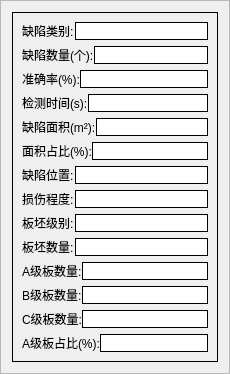
           <widget class="QFrame" name="frame_8">
            <property name="frameShape">
             <enum>QFrame::StyledPanel</enum>
            </property>
            <property name="frameShadow">
             <enum>QFrame::Raised</enum>
            </property>
            <layout class="QVBoxLayout" name="verticalLayout_6" stretch="4">
             <property name="spacing">
              <number>6</number>
             </property>
             <item>
              <widget class="QFrame" name="frame_14">
               <property name="styleSheet">
                <string notr="true">border:1px solid black;</string>
               </property>
               <property name="frameShape">
                <enum>QFrame::StyledPanel</enum>
               </property>
               <property name="frameShadow">
                <enum>QFrame::Raised</enum>
               </property>
               <layout class="QVBoxLayout" name="verticalLayout_10" stretch="1,1,1,1,1,1,1,1,1,1,1,1,1,1">
                <item>
                 <widget class="QFrame" name="frame_16">
                  <property name="styleSheet">
                   <string notr="true">border:none;</string>
                  </property>
                  <property name="frameShape">
                   <enum>QFrame::StyledPanel</enum>
                  </property>
                  <property name="frameShadow">
                   <enum>QFrame::Raised</enum>
                  </property>
                  <layout class="QHBoxLayout" name="horizontalLayout_6" stretch="2,5">
                   <property name="spacing">
                    <number>0</number>
                   </property>
                   <property name="leftMargin">
                    <number>0</number>
                   </property>
                   <property name="topMargin">
                    <number>0</number>
                   </property>
                   <property name="rightMargin">
                    <number>0</number>
                   </property>
                   <property name="bottomMargin">
                    <number>0</number>
                   </property>
                   <item>
                    <widget class="QLabel" name="label_6">
                     <property name="styleSheet">
                      <string notr="true"/>
                     </property>
                     <property name="text">
                      <string>缺陷类别:</string>
                     </property>
                    </widget>
                   </item>
                   <item>
                    <widget class="QLineEdit" name="lineEdit">
                     <property name="sizePolicy">
                      <sizepolicy hsizetype="Preferred" vsizetype="Preferred">
                       <horstretch>0</horstretch>
                       <verstretch>0</verstretch>
                      </sizepolicy>
                     </property>
                     <property name="styleSheet">
                      <string notr="true">border:1px solid black;
background-color:rgb(255, 255, 255);</string>
                     </property>
                    </widget>
                   </item>
                  </layout>
                 </widget>
                </item>
                <item>
                 <widget class="QFrame" name="frame_17">
                  <property name="styleSheet">
                   <string notr="true">border:none;</string>
                  </property>
                  <property name="frameShape">
                   <enum>QFrame::StyledPanel</enum>
                  </property>
                  <property name="frameShadow">
                   <enum>QFrame::Raised</enum>
                  </property>
                  <layout class="QHBoxLayout" name="horizontalLayout_7" stretch="2,5">
                   <property name="spacing">
                    <number>0</number>
                   </property>
                   <property name="leftMargin">
                    <number>0</number>
                   </property>
                   <property name="topMargin">
                    <number>0</number>
                   </property>
                   <property name="rightMargin">
                    <number>0</number>
                   </property>
                   <property name="bottomMargin">
                    <number>0</number>
                   </property>
                   <item>
                    <widget class="QLabel" name="label_7">
                     <property name="styleSheet">
                      <string notr="true"/>
                     </property>
                     <property name="text">
                      <string>缺陷数量(个):</string>
                     </property>
                    </widget>
                   </item>
                   <item>
                    <widget class="QLineEdit" name="lineEdit_2">
                     <property name="sizePolicy">
                      <sizepolicy hsizetype="Preferred" vsizetype="Preferred">
                       <horstretch>0</horstretch>
                       <verstretch>0</verstretch>
                      </sizepolicy>
                     </property>
                     <property name="styleSheet">
                      <string notr="true">background-color:rgb(255, 255, 255);
border:1px solid black;</string>
                     </property>
                    </widget>
                   </item>
                  </layout>
                 </widget>
                </item>
                <item>
                 <widget class="QFrame" name="frame_18">
                  <property name="styleSheet">
                   <string notr="true">border:none;</string>
                  </property>
                  <property name="frameShape">
                   <enum>QFrame::StyledPanel</enum>
                  </property>
                  <property name="frameShadow">
                   <enum>QFrame::Raised</enum>
                  </property>
                  <layout class="QHBoxLayout" name="horizontalLayout_8" stretch="2,5">
                   <property name="spacing">
                    <number>0</number>
                   </property>
                   <property name="leftMargin">
                    <number>0</number>
                   </property>
                   <property name="topMargin">
                    <number>0</number>
                   </property>
                   <property name="rightMargin">
                    <number>0</number>
                   </property>
                   <property name="bottomMargin">
                    <number>0</number>
                   </property>
                   <item>
                    <widget class="QLabel" name="label_8">
                     <property name="styleSheet">
                      <string notr="true"/>
                     </property>
                     <property name="text">
                      <string>准确率(%):</string>
                     </property>
                    </widget>
                   </item>
                   <item>
                    <widget class="QLineEdit" name="lineEdit_3">
                     <property name="sizePolicy">
                      <sizepolicy hsizetype="Preferred" vsizetype="Preferred">
                       <horstretch>0</horstretch>
                       <verstretch>0</verstretch>
                      </sizepolicy>
                     </property>
                     <property name="styleSheet">
                      <string notr="true">border:1px solid black;
background-color:rgb(255, 255, 255);</string>
                     </property>
                    </widget>
                   </item>
                  </layout>
                 </widget>
                </item>
                <item>
                 <widget class="QFrame" name="frame_19">
                  <property name="styleSheet">
                   <string notr="true">border:none;</string>
                  </property>
                  <property name="frameShape">
                   <enum>QFrame::StyledPanel</enum>
                  </property>
                  <property name="frameShadow">
                   <enum>QFrame::Raised</enum>
                  </property>
                  <layout class="QHBoxLayout" name="horizontalLayout_9" stretch="2,5">
                   <property name="spacing">
                    <number>0</number>
                   </property>
                   <property name="leftMargin">
                    <number>0</number>
                   </property>
                   <property name="topMargin">
                    <number>0</number>
                   </property>
                   <property name="rightMargin">
                    <number>0</number>
                   </property>
                   <property name="bottomMargin">
                    <number>0</number>
                   </property>
                   <item>
                    <widget class="QLabel" name="label_9">
                     <property name="styleSheet">
                      <string notr="true"/>
                     </property>
                     <property name="text">
                      <string>检测时间(s):</string>
                     </property>
                    </widget>
                   </item>
                   <item>
                    <widget class="QLineEdit" name="lineEdit_4">
                     <property name="sizePolicy">
                      <sizepolicy hsizetype="Preferred" vsizetype="Preferred">
                       <horstretch>0</horstretch>
                       <verstretch>0</verstretch>
                      </sizepolicy>
                     </property>
                     <property name="styleSheet">
                      <string notr="true">border:1px solid black;
background-color:rgb(255, 255, 255);</string>
                     </property>
                    </widget>
                   </item>
                  </layout>
                 </widget>
                </item>
                <item>
                 <widget class="QFrame" name="frame_34">
                  <property name="styleSheet">
                   <string notr="true">border:none;</string>
                  </property>
                  <property name="frameShape">
                   <enum>QFrame::StyledPanel</enum>
                  </property>
                  <property name="frameShadow">
                   <enum>QFrame::Raised</enum>
                  </property>
                  <layout class="QHBoxLayout" name="horizontalLayout_25" stretch="2,5">
                   <property name="spacing">
                    <number>0</number>
                   </property>
                   <property name="leftMargin">
                    <number>0</number>
                   </property>
                   <property name="topMargin">
                    <number>0</number>
                   </property>
                   <property name="rightMargin">
                    <number>0</number>
                   </property>
                   <property name="bottomMargin">
                    <number>0</number>
                   </property>
                   <item>
                    <widget class="QLabel" name="label_24">
                     <property name="styleSheet">
                      <string notr="true"/>
                     </property>
                     <property name="text">
                      <string>缺陷面积(m²):</string>
                     </property>
                    </widget>
                   </item>
                   <item>
                    <widget class="QLineEdit" name="lineEdit_19">
                     <property name="sizePolicy">
                      <sizepolicy hsizetype="Preferred" vsizetype="Preferred">
                       <horstretch>0</horstretch>
                       <verstretch>0</verstretch>
                      </sizepolicy>
                     </property>
                     <property name="styleSheet">
                      <string notr="true">border:1px solid black;
background-color:rgb(255, 255, 255);</string>
                     </property>
                    </widget>
                   </item>
                  </layout>
                 </widget>
                </item>
                <item>
                 <widget class="QFrame" name="frame_33">
                  <property name="styleSheet">
                   <string notr="true">border:none;</string>
                  </property>
                  <property name="frameShape">
                   <enum>QFrame::StyledPanel</enum>
                  </property>
                  <property name="frameShadow">
                   <enum>QFrame::Raised</enum>
                  </property>
                  <layout class="QHBoxLayout" name="horizontalLayout_24" stretch="2,5">
                   <property name="spacing">
                    <number>0</number>
                   </property>
                   <property name="leftMargin">
                    <number>0</number>
                   </property>
                   <property name="topMargin">
                    <number>0</number>
                   </property>
                   <property name="rightMargin">
                    <number>0</number>
                   </property>
                   <property name="bottomMargin">
                    <number>0</number>
                   </property>
                   <item>
                    <widget class="QLabel" name="label_23">
                     <property name="styleSheet">
                      <string notr="true"/>
                     </property>
                     <property name="text">
                      <string>面积占比(%):</string>
                     </property>
                    </widget>
                   </item>
                   <item>
                    <widget class="QLineEdit" name="lineEdit_18">
                     <property name="sizePolicy">
                      <sizepolicy hsizetype="Preferred" vsizetype="Preferred">
                       <horstretch>0</horstretch>
                       <verstretch>0</verstretch>
                      </sizepolicy>
                     </property>
                     <property name="styleSheet">
                      <string notr="true">border:1px solid black;
background-color:rgb(255, 255, 255);</string>
                     </property>
                    </widget>
                   </item>
                  </layout>
                 </widget>
                </item>
                <item>
                 <widget class="QFrame" name="frame_32">
                  <property name="styleSheet">
                   <string notr="true">border:none;</string>
                  </property>
                  <property name="frameShape">
                   <enum>QFrame::StyledPanel</enum>
                  </property>
                  <property name="frameShadow">
                   <enum>QFrame::Raised</enum>
                  </property>
                  <layout class="QHBoxLayout" name="horizontalLayout_23" stretch="2,5">
                   <property name="spacing">
                    <number>0</number>
                   </property>
                   <property name="leftMargin">
                    <number>0</number>
                   </property>
                   <property name="topMargin">
                    <number>0</number>
                   </property>
                   <property name="rightMargin">
                    <number>0</number>
                   </property>
                   <property name="bottomMargin">
                    <number>0</number>
                   </property>
                   <item>
                    <widget class="QLabel" name="label_22">
                     <property name="styleSheet">
                      <string notr="true"/>
                     </property>
                     <property name="text">
                      <string>缺陷位置:</string>
                     </property>
                    </widget>
                   </item>
                   <item>
                    <widget class="QLineEdit" name="lineEdit_17">
                     <property name="sizePolicy">
                      <sizepolicy hsizetype="Preferred" vsizetype="Preferred">
                       <horstretch>0</horstretch>
                       <verstretch>0</verstretch>
                      </sizepolicy>
                     </property>
                     <property name="styleSheet">
                      <string notr="true">border:1px solid black;
background-color:rgb(255, 255, 255);</string>
                     </property>
                    </widget>
                   </item>
                  </layout>
                 </widget>
                </item>
                <item>
                 <widget class="QFrame" name="frame_31">
                  <property name="styleSheet">
                   <string notr="true">border:none;</string>
                  </property>
                  <property name="frameShape">
                   <enum>QFrame::StyledPanel</enum>
                  </property>
                  <property name="frameShadow">
                   <enum>QFrame::Raised</enum>
                  </property>
                  <layout class="QHBoxLayout" name="horizontalLayout_22" stretch="2,5">
                   <property name="spacing">
                    <number>0</number>
                   </property>
                   <property name="leftMargin">
                    <number>0</number>
                   </property>
                   <property name="topMargin">
                    <number>0</number>
                   </property>
                   <property name="rightMargin">
                    <number>0</number>
                   </property>
                   <property name="bottomMargin">
                    <number>0</number>
                   </property>
                   <item>
                    <widget class="QLabel" name="label_21">
                     <property name="styleSheet">
                      <string notr="true"/>
                     </property>
                     <property name="text">
                      <string>损伤程度:</string>
                     </property>
                    </widget>
                   </item>
                   <item>
                    <widget class="QLineEdit" name="lineEdit_16">
                     <property name="sizePolicy">
                      <sizepolicy hsizetype="Preferred" vsizetype="Preferred">
                       <horstretch>0</horstretch>
                       <verstretch>0</verstretch>
                      </sizepolicy>
                     </property>
                     <property name="styleSheet">
                      <string notr="true">border:1px solid black;
background-color:rgb(255, 255, 255);</string>
                     </property>
                    </widget>
                   </item>
                  </layout>
                 </widget>
                </item>
                <item>
                 <widget class="QFrame" name="frame_30">
                  <property name="styleSheet">
                   <string notr="true">border:none;</string>
                  </property>
                  <property name="frameShape">
                   <enum>QFrame::StyledPanel</enum>
                  </property>
                  <property name="frameShadow">
                   <enum>QFrame::Raised</enum>
                  </property>
                  <layout class="QHBoxLayout" name="horizontalLayout_21" stretch="2,5">
                   <property name="spacing">
                    <number>0</number>
                   </property>
                   <property name="leftMargin">
                    <number>0</number>
                   </property>
                   <property name="topMargin">
                    <number>0</number>
                   </property>
                   <property name="rightMargin">
                    <number>0</number>
                   </property>
                   <property name="bottomMargin">
                    <number>0</number>
                   </property>
                   <item>
                    <widget class="QLabel" name="label_20">
                     <property name="styleSheet">
                      <string notr="true"/>
                     </property>
                     <property name="text">
                      <string>板坯级别:</string>
                     </property>
                    </widget>
                   </item>
                   <item>
                    <widget class="QLineEdit" name="lineEdit_15">
                     <property name="sizePolicy">
                      <sizepolicy hsizetype="Preferred" vsizetype="Preferred">
                       <horstretch>0</horstretch>
                       <verstretch>0</verstretch>
                      </sizepolicy>
                     </property>
                     <property name="styleSheet">
                      <string notr="true">border:1px solid black;
background-color:rgb(255, 255, 255);</string>
                     </property>
                    </widget>
                   </item>
                  </layout>
                 </widget>
                </item>
                <item>
                 <widget class="QFrame" name="frame_29">
                  <property name="styleSheet">
                   <string notr="true">border:none;</string>
                  </property>
                  <property name="frameShape">
                   <enum>QFrame::StyledPanel</enum>
                  </property>
                  <property name="frameShadow">
                   <enum>QFrame::Raised</enum>
                  </property>
                  <layout class="QHBoxLayout" name="horizontalLayout_20" stretch="2,5">
                   <property name="spacing">
                    <number>0</number>
                   </property>
                   <property name="leftMargin">
                    <number>0</number>
                   </property>
                   <property name="topMargin">
                    <number>0</number>
                   </property>
                   <property name="rightMargin">
                    <number>0</number>
                   </property>
                   <property name="bottomMargin">
                    <number>0</number>
                   </property>
                   <item>
                    <widget class="QLabel" name="label_19">
                     <property name="styleSheet">
                      <string notr="true"/>
                     </property>
                     <property name="text">
                      <string>板坯数量:</string>
                     </property>
                    </widget>
                   </item>
                   <item>
                    <widget class="QLineEdit" name="lineEdit_14">
                     <property name="sizePolicy">
                      <sizepolicy hsizetype="Preferred" vsizetype="Preferred">
                       <horstretch>0</horstretch>
                       <verstretch>0</verstretch>
                      </sizepolicy>
                     </property>
                     <property name="styleSheet">
                      <string notr="true">border:1px solid black;
background-color:rgb(255, 255, 255);</string>
                     </property>
                    </widget>
                   </item>
                  </layout>
                 </widget>
                </item>
                <item>
                 <widget class="QFrame" name="frame_28">
                  <property name="styleSheet">
                   <string notr="true">border:none;</string>
                  </property>
                  <property name="frameShape">
                   <enum>QFrame::StyledPanel</enum>
                  </property>
                  <property name="frameShadow">
                   <enum>QFrame::Raised</enum>
                  </property>
                  <layout class="QHBoxLayout" name="horizontalLayout_19" stretch="2,5">
                   <property name="spacing">
                    <number>0</number>
                   </property>
                   <property name="leftMargin">
                    <number>0</number>
                   </property>
                   <property name="topMargin">
                    <number>0</number>
                   </property>
                   <property name="rightMargin">
                    <number>0</number>
                   </property>
                   <property name="bottomMargin">
                    <number>0</number>
                   </property>
                   <item>
                    <widget class="QLabel" name="label_18">
                     <property name="styleSheet">
                      <string notr="true"/>
                     </property>
                     <property name="text">
                      <string>A级板数量:</string>
                     </property>
                    </widget>
                   </item>
                   <item>
                    <widget class="QLineEdit" name="lineEdit_13">
                     <property name="sizePolicy">
                      <sizepolicy hsizetype="Preferred" vsizetype="Preferred">
                       <horstretch>0</horstretch>
                       <verstretch>0</verstretch>
                      </sizepolicy>
                     </property>
                     <property name="styleSheet">
                      <string notr="true">border:1px solid black;
background-color:rgb(255, 255, 255);</string>
                     </property>
                    </widget>
                   </item>
                  </layout>
                 </widget>
                </item>
                <item>
                 <widget class="QFrame" name="frame_27">
                  <property name="styleSheet">
                   <string notr="true">border:none;</string>
                  </property>
                  <property name="frameShape">
                   <enum>QFrame::StyledPanel</enum>
                  </property>
                  <property name="frameShadow">
                   <enum>QFrame::Raised</enum>
                  </property>
                  <layout class="QHBoxLayout" name="horizontalLayout_18" stretch="2,5">
                   <property name="spacing">
                    <number>0</number>
                   </property>
                   <property name="leftMargin">
                    <number>0</number>
                   </property>
                   <property name="topMargin">
                    <number>0</number>
                   </property>
                   <property name="rightMargin">
                    <number>0</number>
                   </property>
                   <property name="bottomMargin">
                    <number>0</number>
                   </property>
                   <item>
                    <widget class="QLabel" name="label_17">
                     <property name="styleSheet">
                      <string notr="true"/>
                     </property>
                     <property name="text">
                      <string>B级板数量:</string>
                     </property>
                    </widget>
                   </item>
                   <item>
                    <widget class="QLineEdit" name="lineEdit_12">
                     <property name="sizePolicy">
                      <sizepolicy hsizetype="Preferred" vsizetype="Preferred">
                       <horstretch>0</horstretch>
                       <verstretch>0</verstretch>
                      </sizepolicy>
                     </property>
                     <property name="styleSheet">
                      <string notr="true">border:1px solid black;
background-color:rgb(255, 255, 255);</string>
                     </property>
                    </widget>
                   </item>
                  </layout>
                 </widget>
                </item>
                <item>
                 <widget class="QFrame" name="frame_26">
                  <property name="styleSheet">
                   <string notr="true">border:none;</string>
                  </property>
                  <property name="frameShape">
                   <enum>QFrame::StyledPanel</enum>
                  </property>
                  <property name="frameShadow">
                   <enum>QFrame::Raised</enum>
                  </property>
                  <layout class="QHBoxLayout" name="horizontalLayout_17" stretch="2,5">
                   <property name="spacing">
                    <number>0</number>
                   </property>
                   <property name="leftMargin">
                    <number>0</number>
                   </property>
                   <property name="topMargin">
                    <number>0</number>
                   </property>
                   <property name="rightMargin">
                    <number>0</number>
                   </property>
                   <property name="bottomMargin">
                    <number>0</number>
                   </property>
                   <item>
                    <widget class="QLabel" name="label_16">
                     <property name="styleSheet">
                      <string notr="true"/>
                     </property>
                     <property name="text">
                      <string>C级板数量:</string>
                     </property>
                    </widget>
                   </item>
                   <item>
                    <widget class="QLineEdit" name="lineEdit_11">
                     <property name="sizePolicy">
                      <sizepolicy hsizetype="Preferred" vsizetype="Preferred">
                       <horstretch>0</horstretch>
                       <verstretch>0</verstretch>
                      </sizepolicy>
                     </property>
                     <property name="styleSheet">
                      <string notr="true">border:1px solid black;
background-color:rgb(255, 255, 255);</string>
                     </property>
                    </widget>
                   </item>
                  </layout>
                 </widget>
                </item>
                <item>
                 <widget class="QFrame" name="frame_23">
                  <property name="styleSheet">
                   <string notr="true">border:none;</string>
                  </property>
                  <property name="frameShape">
                   <enum>QFrame::StyledPanel</enum>
                  </property>
                  <property name="frameShadow">
                   <enum>QFrame::Raised</enum>
                  </property>
                  <layout class="QHBoxLayout" name="horizontalLayout_14" stretch="2,5">
                   <property name="spacing">
                    <number>0</number>
                   </property>
                   <property name="leftMargin">
                    <number>0</number>
                   </property>
                   <property name="topMargin">
                    <number>0</number>
                   </property>
                   <property name="rightMargin">
                    <number>0</number>
                   </property>
                   <property name="bottomMargin">
                    <number>0</number>
                   </property>
                   <item>
                    <widget class="QLabel" name="label_13">
                     <property name="styleSheet">
                      <string notr="true"/>
                     </property>
                     <property name="text">
                      <string>A级板占比(%):</string>
                     </property>
                    </widget>
                   </item>
                   <item>
                    <widget class="QLineEdit" name="lineEdit_8">
                     <property name="sizePolicy">
                      <sizepolicy hsizetype="Preferred" vsizetype="Preferred">
                       <horstretch>0</horstretch>
                       <verstretch>0</verstretch>
                      </sizepolicy>
                     </property>
                     <property name="styleSheet">
                      <string notr="true">border:1px solid black;
background-color:rgb(255, 255, 255);</string>
                     </property>
                    </widget>
                   </item>
                  </layout>
                 </widget>
                </item>
               </layout>
              </widget>
             </item>
            </layout>
           </widget>
